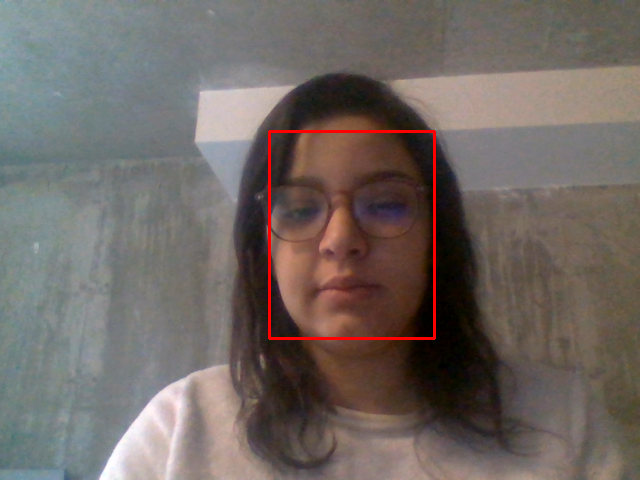
#> input picture data/eya/eya luminosite.png, 640 x 480 px
$ python test_efficacite_extraire_primitive.py
#> lines starting #> are read from the running program, lines starting #| are printed output that depends on the picture; after the words box and inside, x2 and y2 are one past the last pixel; in counts of white or black regions, pixels touching at a corner belong together
### detection_visage_Haar_Cascade.py
import cv2
import time
def detection_visage_Haar_Cascade(img):
# Charger le Haar Cascade pour la détection des visages.

# Démarrer le chronomètre
    start_time = time.time()
    cascade_visage = cv2.CascadeClassifier(cv2.data.haarcascades + 'haarcascade_frontalface_default.xml')
    # Convertir le cadre en nuances de gris pour la détection des visages.
    gris = cv2.cvtColor(img, cv2.COLOR_BGR2GRAY)

    # Effectuer la détection des visages.
    visages = cascade_visage.detectMultiScale(gris, 1.1, 4)


# Arrêter le chronomètre
    end_time = time.time()

# Calculer le temps d'exécution
    execution_time = end_time - start_time
    print("Temps d'exécution du modéle haar cascade : ", execution_time, " secondes")
    for (x, y, w, h) in visages:
        # Dessiner le cadre englobant.
        cv2.rectangle(img, (x, y), (x+w, y+h), (255, 0, 0), 2)

        # Dessiner l'étiquette.
        cv2.putText(img, "Face", (x, y - 10), cv2.FONT_HERSHEY_SIMPLEX, 0.5, (255, 0, 0), 2)

    # Afficher le cadre avec les détections.
    #cv2.imshow("detction du visage", img)
    return visages

### extraire_primitive.py
import os

import pandas as pd
import tensorflow as tf
import cv2
import numpy as np
from image_quality import recadrer_et_redimensionner


def primitive(visage,img):
    embedding_genere = False
    resnet_model = tf.keras.applications.ResNet50(include_top=False, input_shape=(224, 224, 3), pooling='avg')
    for (x, y, w, h) in visage:

    # Générer l'embedding du visage (seulement le premier visage).
        if not embedding_genere and len(visage) > 0:
            x, y, w, h = visage[0]

        # Recadrer et redimensionner le visage.
            visage_recadre = recadrer_et_redimensionner(img, x, y, w, h)
            visage_recadre = visage_recadre / 255.0  # Normalisation
            embedding_visage = resnet_model.predict(np.expand_dims(visage_recadre, axis=0))
            # Marquer que l'embedding a été généré
            embedding_genere = True

    return embedding_visage

### test_efficacite_extraire_primitive.py
import cv2
import numpy as np
from detection_visage_Haar_Cascade import detection_visage_Haar_Cascade
from extraire_primitive import primitive
#fonction pour calculer la distance euclidienne entre 2 vecteurs
def euclidean_distance(vec1, vec2):
    return np.linalg.norm(vec1 - vec2)
# Lire les images
image1 = cv2.imread("data/eya/eya luminosite.png")
#> image1 is the input picture: shape (480, 640, 3); mean B, G, R 99, 103.3, 112.2
image2 = cv2.imread("capture_eya.png")
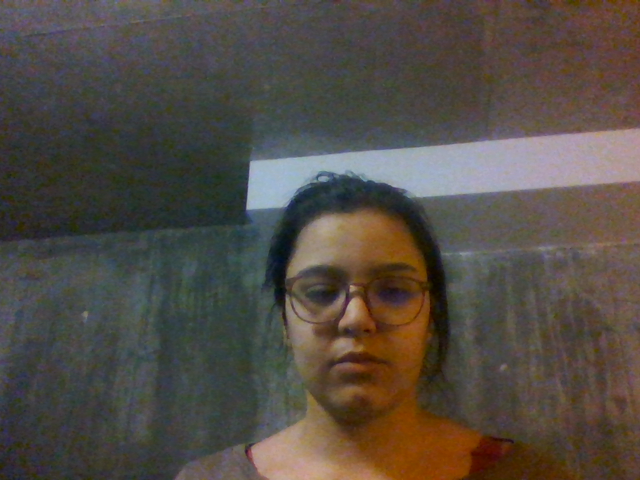
#> input picture capture_eya.png, 640 x 480 px
#> image2 is the input picture: shape (480, 640, 3); mean B, G, R 69, 76.3, 83.1
image3 = cv2.imread("data/bianca/capture_bianca.png")
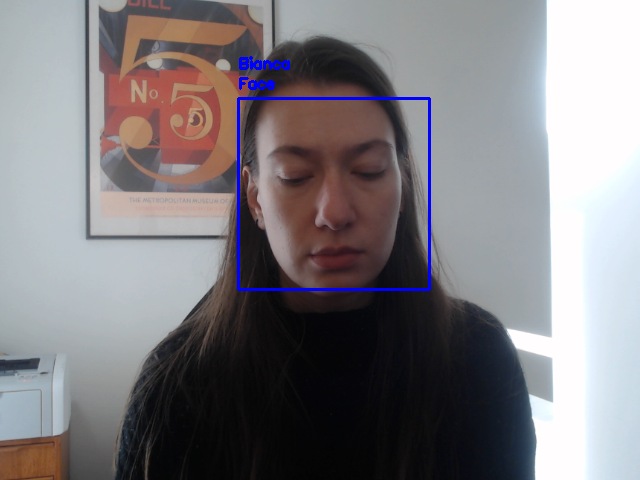
#> input picture data/bianca/capture_bianca.png, 640 x 480 px
#> image3 is the input picture: shape (480, 640, 3); mean B, G, R 127.2, 123.5, 126.7

visages1 = detection_visage_Haar_Cascade(image1)
#> in detection_visage_Haar_Cascade, `visages = cascade_visage.detectMultiScale(gris, 1.1, 4)`: visages = [[238, 124, 217, 217]]
#> the loop in detection_visage_Haar_Cascade, `for (x, y, w, h) in visages:` made 1 pass
#> after the loop in detection_visage_Haar_Cascade, `for (x, y, w, h) in visages:`:
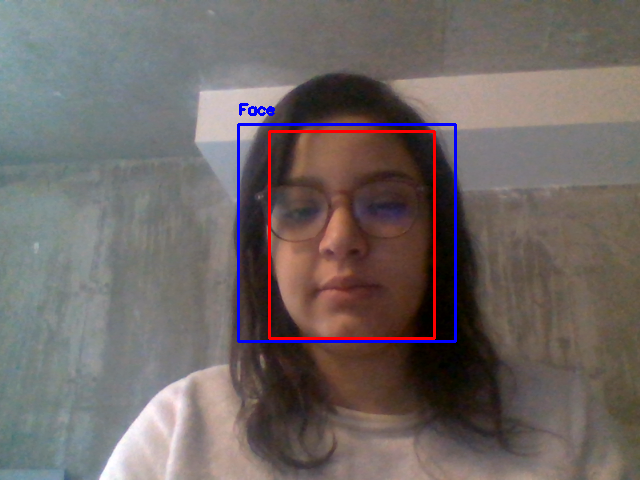
#> img: shape (480, 640, 3); 0.93% of pixels changed, all inside (x1, y1, x2, y2) = (237, 103, 457, 343)
#> visages1 = [[238, 124, 217, 217]]
visages2 = detection_visage_Haar_Cascade(image2)
#> in detection_visage_Haar_Cascade (call 2), `gris = cv2.cvtColor(img, cv2.COLOR_BGR2GRAY)`:
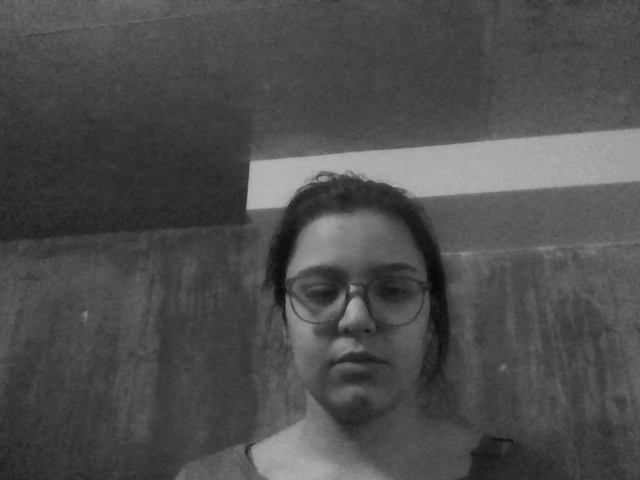
#> gris: shape (480, 640); min 7, max 184, mean 77.5
#> in detection_visage_Haar_Cascade (call 2), `visages = cascade_visage.detectMultiScale(gris, 1.1, 4)`: visages = [[259, 214, 196, 196]]
#> the loop in detection_visage_Haar_Cascade (call 2), `for (x, y, w, h) in visages:` made 1 pass
#> after the loop in detection_visage_Haar_Cascade (call 2), `for (x, y, w, h) in visages:`:
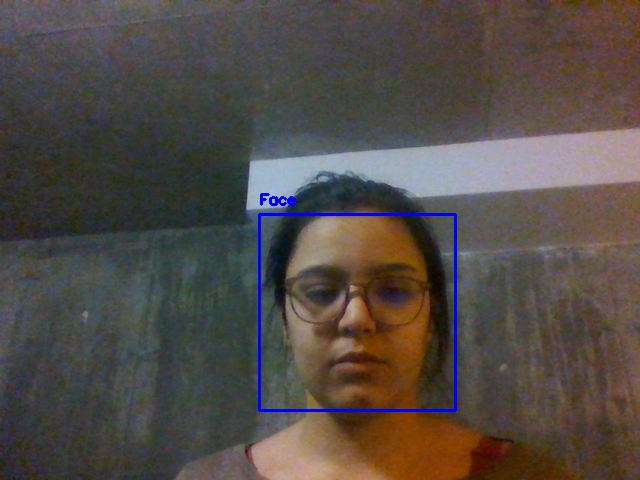
#> img: shape (480, 640, 3); 0.85% of pixels changed, all inside (x1, y1, x2, y2) = (258, 193, 457, 412)
#> visages2 = [[259, 214, 196, 196]]
visages3 = detection_visage_Haar_Cascade(image3)
#> in detection_visage_Haar_Cascade (call 3), `gris = cv2.cvtColor(img, cv2.COLOR_BGR2GRAY)`:
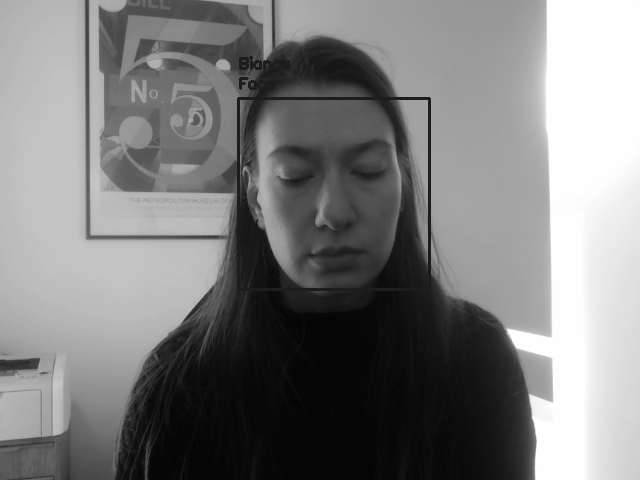
#> gris: shape (480, 640); min 3, max 255, mean 124.9
#> in detection_visage_Haar_Cascade (call 3), `visages = cascade_visage.detectMultiScale(gris, 1.1, 4)`: visages = [[238, 99, 191, 191]]
#> the loop in detection_visage_Haar_Cascade (call 3), `for (x, y, w, h) in visages:` made 1 pass
#> after the loop in detection_visage_Haar_Cascade (call 3), `for (x, y, w, h) in visages:`:
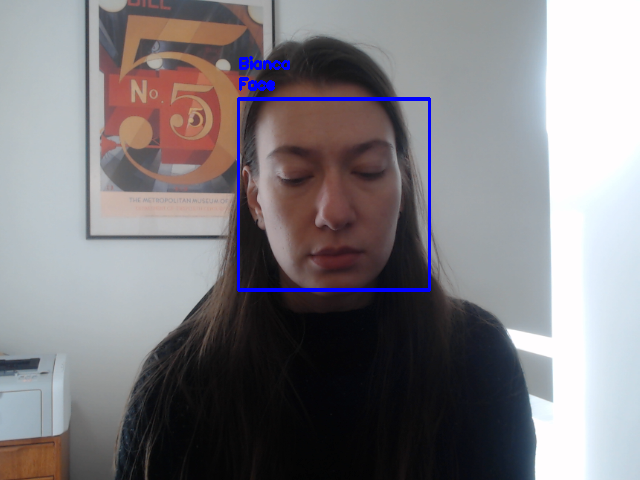
#> img: shape (480, 640, 3); 0.14% of pixels changed, all inside (x1, y1, x2, y2) = (237, 79, 431, 292)
#> visages3 = [[238, 99, 191, 191]]
# Extraire primitive de visage en utilisantResNet50
#> (the run stopped early here; a loop or call above may not have finished)
